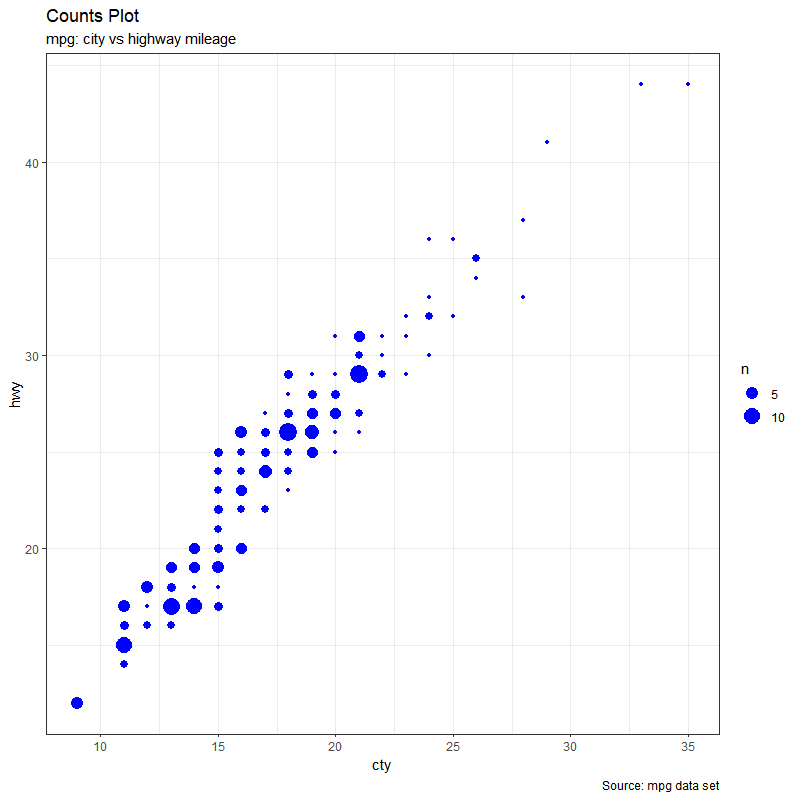

Write R code to recreate this figure.
### COUNTS PLOT ###

# Import ggplot2 library
library(ggplot2)         

# Pre-set the black and white theme
theme_set(theme_bw())      

# Name and read the dataset file
df <- read.csv()                                

gg <- ggplot(data = df,                          # name the plot variable and load dataset
             aes(x = ,                           # set the x variable
                 y = )) +                        # set the y variable
  geom_count(col = "blue",                       # set the points color
             show.legend = T) +                  # set the legend display (T or F)
  labs(title = "",                               # type in the plot tile
       subtitle = "",                            # type in the plot subtitle
       x = "",                                   # type in the x-axis title
       y = "",                                   # type in the y-axis title
       caption = "Source: ") +                   # type in additional captions

# Print plot  
print(gg)                                       

# EXAMPLE

library(ggplot2)
theme_set(theme_bw())                         
df <- mpg

gg <- ggplot(df, 
             aes(x = cty, 
                 y = hwy)) +
  geom_count(col = "blue", 
             show.legend = T) + 
  labs(title = "Counts Plot",
       subtitle = "mpg: city vs highway mileage",
       x = "cty",
       y = "hwy",
       caption = "Source: mpg data set")

print(gg)
